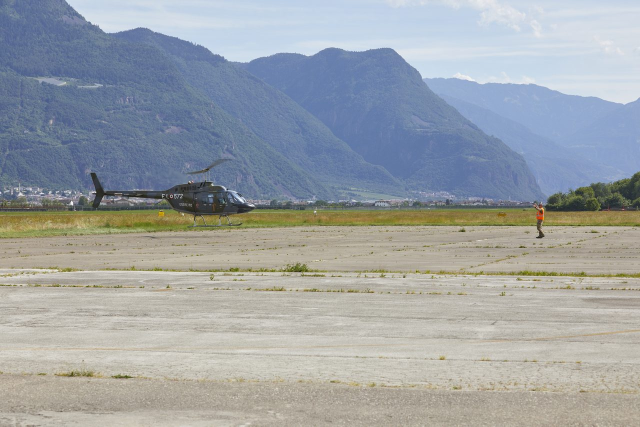
#> input picture imgs/206_2_caae.jpg, 1280 x 853 px, given in place of 169.jpg, which was not available (shown at 1/2 size)
$ python fix_photos.py
#> lines starting #> are read from the running program, lines starting #| are printed output that depends on the picture; pictures that were not available may be replaced by others from this repository, and a replacement may not be noted
#!/usr/bin/env python3
"""
Fix: processa le foto degli elicotteri e prepara il video SERE
"""
import os, shutil, subprocess
from PIL import Image
import urllib.request

OUT = os.path.join(os.path.dirname(__file__), "imgs")
SRC = r"C:\Users\Gianmarco\Documents\sito"

def save_img(img, path, quality=87):
    img = img.convert("RGB")
    img.save(path, "JPEG", quality=quality, optimize=True)
    print(f"  Salvato: {path} ({os.path.getsize(path)//1024}KB) {img.size}")

def crop_center(img, target_w, target_h):
    """Crop centrato all'aspect ratio desiderato."""
    src_w, src_h = img.size
    src_ratio = src_w / src_h
    tgt_ratio = target_w / target_h
    if src_ratio > tgt_ratio:
        new_w = int(src_h * tgt_ratio)
        x = (src_w - new_w) // 2
        return img.crop((x, 0, x + new_w, src_h))
    else:
        new_h = int(src_w / tgt_ratio)
        y = (src_h - new_h) // 2
        return img.crop((0, y, src_w, y + new_h))

# ────────────────────────────────────────────────────────────
# 1. LUH 169D — usa 169.jpg (6403x4268, ratio 1.5) che ha
#    proporzioni perfette. Zoom sull'area centrale.
# ────────────────────────────────────────────────────────────
print("\n[1] LUH 169D — 169.jpg")
src_169 = os.path.join(SRC, "169.jpg")
img169 = Image.open(src_169)
#> img169 is the input picture: PIL image 1280x853 RGB; mean R, G, B 157.1, 162.3, 166.2
print(f"  Originale: {img169.size}")
#|   Originale: (1280, 853)

# Crop leggermente per togliere bordi vuoti e fare 3:2
img169_crop = crop_center(img169, 3, 2)
img169_final = img169_crop.resize((1920, 1280), Image.LANCZOS)
save_img(img169_final, os.path.join(OUT, "luh169d_caae.jpg"))
#|   Salvato: imgs/luh169d_caae.jpg (390KB) (1920, 1280)

# Extra crop più stretto sull'elicottero (16:9) per background
img169_wide = crop_center(img169, 16, 9)
#> call 2 of crop_center, with target_w = 16, target_h = 9
#> in crop_center (call 2), `return img.crop((0, y, src_w, y + new_h))`:
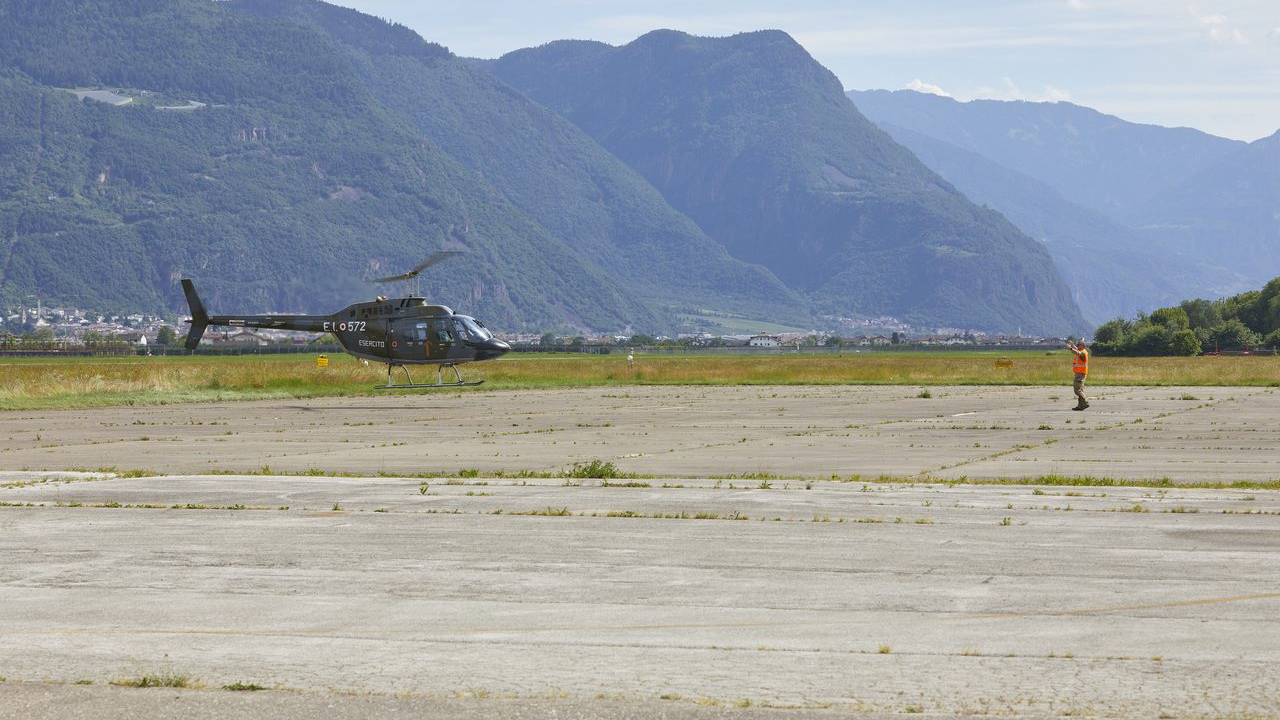
#> returned value: PIL image 1280x720 RGB; mean R, G, B 152.4, 158, 162.2
img169_wide = img169_wide.resize((1920, 1080), Image.LANCZOS)
save_img(img169_wide, os.path.join(OUT, "luh169d_bg.jpg"))
#|   Salvato: imgs/luh169d_bg.jpg (346KB) (1920, 1080)

# ────────────────────────────────────────────────────────────
# 2. AB-205 — scarica foto HQ da Wikimedia (Lavaredo 2019)
# ────────────────────────────────────────────────────────────
print("\n[2] AB-205 — scarico da Wikimedia")
url_205_main = "https://upload.wikimedia.org/wikipedia/commons/1/12/Italian_Army_exercise_Lavaredo_2019_-_03.jpg"
url_205_alt  = "https://upload.wikimedia.org/wikipedia/commons/b/b7/Italian_Army_exercise_Lavaredo_2019_-_06.jpg"
url_205_side = "https://upload.wikimedia.org/wikipedia/commons/2/2b/Italian_Army_Aviation_AB_205_helicopter.png"

headers = {"User-Agent": "Mozilla/5.0 (CAAE-site/3.0)"}

def fetch_img(url, dest_path):
#> called with dest_path = 'imgs/_tmp_205_main.jpg'
    req = urllib.request.Request(url, headers=headers)
    with urllib.request.urlopen(req, timeout=30) as r:
        data = r.read()
    with open(dest_path, "wb") as f:
        f.write(data)
    img = Image.open(dest_path)
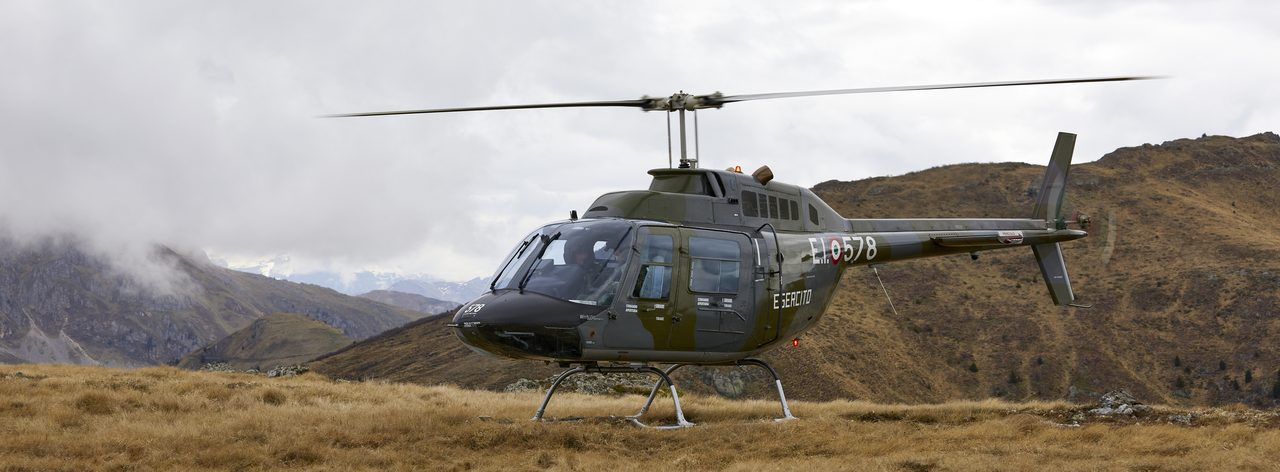
#> input picture imgs/206_31_caae.jpg, 1280 x 472 px, given in place of Italian_Army_exercise_Lavaredo_2019_-_03.jpg, which was not available
#> img is the input picture: PIL image 1280x472 RGB; mean R, G, B 156, 148.9, 140.6
    print(f"  Scaricato: {os.path.basename(dest_path)} {img.size}")
#|   Scaricato: _tmp_205_main.jpg (1280, 472)
    return img

tmp_205_main = os.path.join(OUT, "_tmp_205_main.jpg")
tmp_205_side = os.path.join(OUT, "_tmp_205_side.png")

img_205 = fetch_img(url_205_main, tmp_205_main)
img_205_crop = crop_center(img_205, 3, 2)
#> call 3 of crop_center, with target_w = 3, target_h = 2
#> in crop_center (call 3), `return img.crop((x, 0, x + new_w, src_h))`:
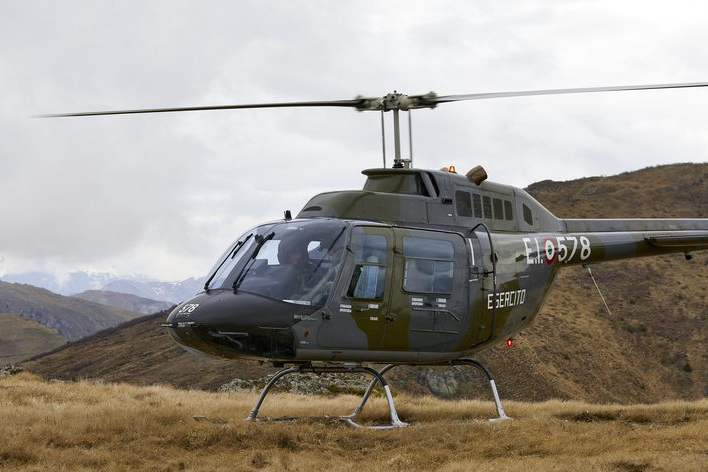
#> returned value: PIL image 708x472 RGB; mean R, G, B 157.1, 151.5, 143.5
img_205_final = img_205_crop.resize((1920, 1280), Image.LANCZOS)
save_img(img_205_final, os.path.join(OUT, "ab205_improved.jpg"))
#|   Salvato: imgs/ab205_improved.jpg (252KB) (1920, 1280)

img_205s = fetch_img(url_205_side, tmp_205_side)
#|   Scaricato: _tmp_205_side.png (1280, 472)
img_205s_crop = crop_center(img_205s, 3, 2)
img_205s_final = img_205s_crop.resize((1920, 1280), Image.LANCZOS)
save_img(img_205s_final, os.path.join(OUT, "ab205_side.jpg"))
#|   Salvato: imgs/ab205_side.jpg (252KB) (1920, 1280)

os.remove(tmp_205_main)
os.remove(tmp_205_side)

# ────────────────────────────────────────────────────────────
# 3. AB-205 caae.jpg — anche il caae dalla cartella
# ────────────────────────────────────────────────────────────
print("\n[3] AB-205 ufficiale da Documents/sito")
src_205 = os.path.join(SRC, "205.jpg")
#> (the run stopped early here; a loop or call above may not have finished)
